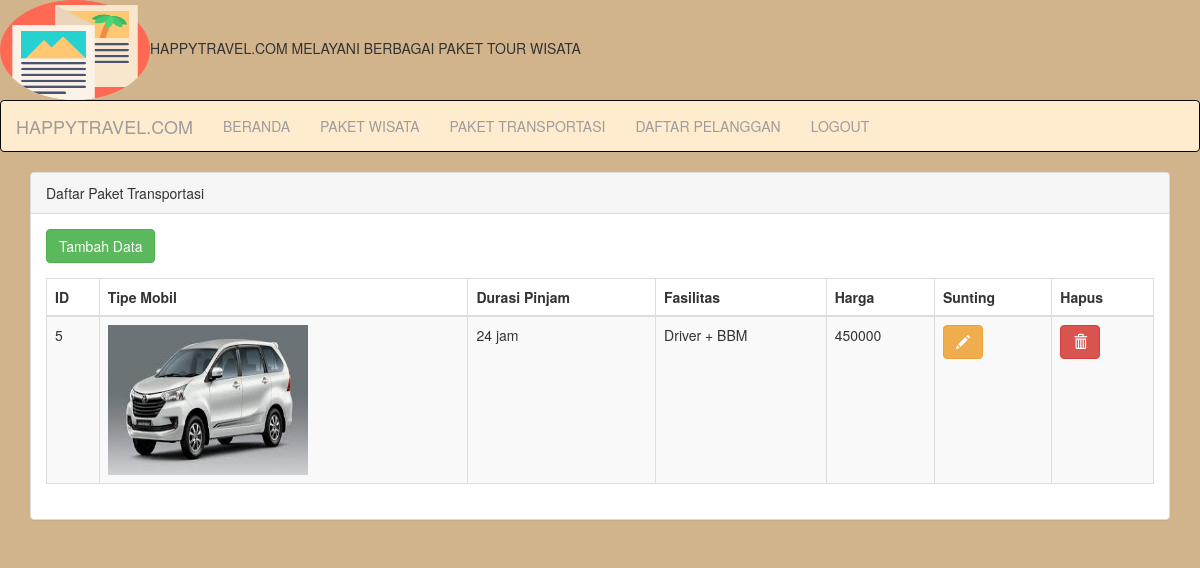
The app's page /index.php/transportasi with its own data.
### tables this page shows
CREATE TABLE `pakettransportasi` (
  `id` int(11) NOT NULL,
  `tipemobil` varchar(255) NOT NULL,
  `durasipinjam` varchar(255) NOT NULL,
  `fasilitas` text NOT NULL,
  `harga` int(25) NOT NULL
);

### application/controllers/transportasi.php (called while the page is built, shortened)
<?php
class Transportasi extends CI_Controller
{
	public function __construct()
	{
		$this->load->model('wisata_model');
		$this->load->helper('url','form');
		$this->load->library('form_validation');
	}
	public function index()
	{
		$this->load->helper('url','form');
		$this->load->model('wisata_model');
		$la["tobject"]= $this->wisata_model->getDataTransportasiQueryObject();
		$this->load->view('admin/transportasi_datatable', $la);
	}
}
?>

### index.php (called while the page is built, shortened)
<?php
require_once BASEPATH.'core/CodeIgniter.php';

### application/models/wisata_model.php (called while the page is built, shortened)
<?php
class Wisata_model extends CI_Model
{
	public function getDataTransportasiQueryObject()
	{
		$query=$this->db->query('Select * from pakettransportasi');
		return $query->result();
	}
}
 ?>

### application/views/admin/transportasi_datatable.php (the view, shortened to what this page needs)
<body>
<div class="container">
<div class="panel panel-default">
<div class="panel-heading">Daftar Paket Transportasi</div>
<div class="panel-body">
<div class="form-group">
<a href="<?=site_url()?>/transportasi/Create">
<button type="submit" class="btn btn-success">Tambah Data</button></a>
<br>
</div>
<table id="example" class="table table-striped table-bordered" style="width:100%">
<thead>
            <tr>
            	<th>ID</th>
                <th>Tipe Mobil</th>
                <th>Durasi Pinjam</th>
                <th>Fasilitas</th>
                <th>Harga</th>
                <th>Sunting</th>
                <th>Hapus</th>
            </tr>
            </thead>
            <tbody>
			<?php foreach ($tobject as $key => $data): ?>
			<tr>
					<td><?php echo $data->id ?></td>
                    <td><img src="<?php echo base_url()?>assets/upload/<?php echo $data->tipemobil?>" alt="" width=200 height=150></td>
					<td><?php echo $data->durasipinjam ?></td>
                    <td><?php echo $data->fasilitas ?></td>
                    <td><?php echo $data->harga ?></td>
             <td><a href="<?=site_url()?>/transportasi/Update/<?php echo $data->id ?>"<p data-placement="top" data-toggle="tooltip" title="Edit"><button class="btn btn-warning" data-title="Edit" data-toggle="modal" data-target="#edit"><span class="glyphicon glyphicon-pencil"></span></button></p></td></a>
             <td><a href="<?=site_url()?>/transportasi/delete/<?php echo $data->id ?>"<p data-placement="top" data-toggle="tooltip" title="Delete"><button class="btn btn-danger" data-title="Delete" data-toggle="modal" data-target="#delete" ><span class="glyphicon glyphicon-trash"></span></button></p></td></a>
            </tr>
			<?php endforeach ?>
		</tbody>
	</table>
</div>
</div>

### application/views/admin/transportasi_datatable.php (style rules this page uses)
body { background-color: #D2B48C }

### records on screen
pakettransportasi: id "5", tipemobil (picture), durasipinjam "24 jam", fasilitas "Driver + BBM", harga "450000"
